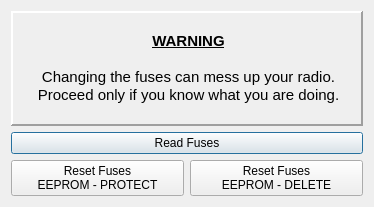
<?xml version="1.0" encoding="UTF-8"?>
<ui version="4.0">
 <class>fusesDialog</class>
 <widget class="QDialog" name="fusesDialog">
  <property name="geometry">
   <rect>
    <x>0</x>
    <y>0</y>
    <width>374</width>
    <height>207</height>
   </rect>
  </property>
  <property name="windowTitle">
   <string>Fuses</string>
  </property>
  <property name="windowIcon">
   <iconset resource="eepe.qrc">
    <normaloff>:/images/fuses.png</normaloff>:/images/fuses.png</iconset>
  </property>
  <layout class="QGridLayout" name="gridLayout">
   <item row="1" column="0" colspan="2">
    <widget class="QPushButton" name="readFuses">
     <property name="whatsThis">
      <string>&lt;!DOCTYPE HTML PUBLIC &quot;-//W3C//DTD HTML 4.0//EN&quot; &quot;http://www.w3.org/TR/REC-html40/strict.dtd&quot;&gt;
&lt;html&gt;&lt;head&gt;&lt;meta name=&quot;qrichtext&quot; content=&quot;1&quot; /&gt;&lt;style type=&quot;text/css&quot;&gt;
p, li { white-space: pre-wrap; }
&lt;/style&gt;&lt;/head&gt;&lt;body style=&quot; font-family:'MS Shell Dlg 2'; font-size:8.25pt; font-weight:400; font-style:normal;&quot;&gt;
&lt;p style=&quot; margin-top:0px; margin-bottom:0px; margin-left:0px; margin-right:0px; -qt-block-indent:0; text-indent:0px;&quot;&gt;&lt;span style=&quot; font-size:8pt;&quot;&gt;Reads the current fuses in the AVR AtMega 64 controller.&lt;/span&gt;&lt;/p&gt;
&lt;p style=&quot;-qt-paragraph-type:empty; margin-top:0px; margin-bottom:0px; margin-left:0px; margin-right:0px; -qt-block-indent:0; text-indent:0px; font-size:8pt;&quot;&gt;&lt;/p&gt;
&lt;p style=&quot; margin-top:0px; margin-bottom:0px; margin-left:0px; margin-right:0px; -qt-block-indent:0; text-indent:0px;&quot;&gt;&lt;span style=&quot; font-size:8pt;&quot;&gt;Proper states:&lt;/span&gt;&lt;/p&gt;
&lt;p style=&quot; margin-top:0px; margin-bottom:0px; margin-left:0px; margin-right:0px; -qt-block-indent:0; text-indent:0px;&quot;&gt;&lt;span style=&quot; font-size:8pt;&quot;&gt;EEPROM erase fuse not set: 0E, 81, FF&lt;/span&gt;&lt;/p&gt;
&lt;p style=&quot; margin-top:0px; margin-bottom:0px; margin-left:0px; margin-right:0px; -qt-block-indent:0; text-indent:0px;&quot;&gt;&lt;span style=&quot; font-size:8pt;&quot;&gt;EEPROM erase fuse set: 0E, 89, FF&lt;/span&gt;&lt;/p&gt;&lt;/body&gt;&lt;/html&gt;</string>
     </property>
     <property name="text">
      <string>Read Fuses</string>
     </property>
    </widget>
   </item>
   <item row="2" column="0">
    <widget class="QPushButton" name="resetFuses_EEprotect">
     <property name="whatsThis">
      <string>&lt;!DOCTYPE HTML PUBLIC &quot;-//W3C//DTD HTML 4.0//EN&quot; &quot;http://www.w3.org/TR/REC-html40/strict.dtd&quot;&gt;
&lt;html&gt;&lt;head&gt;&lt;meta name=&quot;qrichtext&quot; content=&quot;1&quot; /&gt;&lt;style type=&quot;text/css&quot;&gt;
p, li { white-space: pre-wrap; }
&lt;/style&gt;&lt;/head&gt;&lt;body style=&quot; font-family:'MS Shell Dlg 2'; font-size:8.25pt; font-weight:400; font-style:normal;&quot;&gt;
&lt;p style=&quot; margin-top:0px; margin-bottom:0px; margin-left:0px; margin-right:0px; -qt-block-indent:0; text-indent:0px;&quot;&gt;&lt;span style=&quot; font-weight:600; text-decoration: underline;&quot;&gt;Reset Fuses&lt;/span&gt;&lt;/p&gt;
&lt;p style=&quot; margin-top:0px; margin-bottom:0px; margin-left:0px; margin-right:0px; -qt-block-indent:0; text-indent:0px;&quot;&gt;Fuses in the AVR tell it how to behave.  Pressing this button sets the fuses to the default parameters needed in the er9x FW.&lt;/p&gt;
&lt;p style=&quot;-qt-paragraph-type:empty; margin-top:0px; margin-bottom:0px; margin-left:0px; margin-right:0px; -qt-block-indent:0; text-indent:0px;&quot;&gt;&lt;/p&gt;
&lt;p style=&quot; margin-top:0px; margin-bottom:0px; margin-left:0px; margin-right:0px; -qt-block-indent:0; text-indent:0px;&quot;&gt;&lt;span style=&quot; font-weight:600; text-decoration: underline;&quot;&gt;WARNING&lt;/span&gt;&lt;/p&gt;
&lt;p style=&quot; margin-top:0px; margin-bottom:0px; margin-left:0px; margin-right:0px; -qt-block-indent:0; text-indent:0px;&quot;&gt;Setting fuses can lead to problems and even a total lockout from your controller.  Do this only if you know what you are doing.&lt;/p&gt;
&lt;p style=&quot;-qt-paragraph-type:empty; margin-top:0px; margin-bottom:0px; margin-left:0px; margin-right:0px; -qt-block-indent:0; text-indent:0px;&quot;&gt;&lt;/p&gt;
&lt;p style=&quot; margin-top:0px; margin-bottom:0px; margin-left:0px; margin-right:0px; -qt-block-indent:0; text-indent:0px;&quot;&gt;When in doubt consult either the project's page or the forums @ RCG and RXModelreviews.&lt;/p&gt;
&lt;p style=&quot;-qt-paragraph-type:empty; margin-top:0px; margin-bottom:0px; margin-left:0px; margin-right:0px; -qt-block-indent:0; text-indent:0px;&quot;&gt;&lt;/p&gt;
&lt;p style=&quot; margin-top:0px; margin-bottom:0px; margin-left:0px; margin-right:0px; -qt-block-indent:0; text-indent:0px;&quot;&gt;If you do get locked out - go to the project's homepage and lookup &amp;quot;dealing with Fuse Bricks&amp;quot;.&lt;/p&gt;&lt;/body&gt;&lt;/html&gt;</string>
     </property>
     <property name="text">
      <string>Reset Fuses
EEPROM - PROTECT</string>
     </property>
    </widget>
   </item>
   <item row="2" column="1">
    <widget class="QPushButton" name="resetFuses_EEdelete">
     <property name="whatsThis">
      <string>&lt;!DOCTYPE HTML PUBLIC &quot;-//W3C//DTD HTML 4.0//EN&quot; &quot;http://www.w3.org/TR/REC-html40/strict.dtd&quot;&gt;
&lt;html&gt;&lt;head&gt;&lt;meta name=&quot;qrichtext&quot; content=&quot;1&quot; /&gt;&lt;style type=&quot;text/css&quot;&gt;
p, li { white-space: pre-wrap; }
&lt;/style&gt;&lt;/head&gt;&lt;body style=&quot; font-family:'MS Shell Dlg 2'; font-size:8.25pt; font-weight:400; font-style:normal;&quot;&gt;
&lt;p style=&quot; margin-top:0px; margin-bottom:0px; margin-left:0px; margin-right:0px; -qt-block-indent:0; text-indent:0px;&quot;&gt;&lt;span style=&quot; font-weight:600; text-decoration: underline;&quot;&gt;Reset Fuses&lt;/span&gt;&lt;/p&gt;
&lt;p style=&quot; margin-top:0px; margin-bottom:0px; margin-left:0px; margin-right:0px; -qt-block-indent:0; text-indent:0px;&quot;&gt;Fuses in the AVR tell it how to behave.  Pressing this button sets the fuses to the default parameters needed in the er9x FW.&lt;/p&gt;
&lt;p style=&quot;-qt-paragraph-type:empty; margin-top:0px; margin-bottom:0px; margin-left:0px; margin-right:0px; -qt-block-indent:0; text-indent:0px;&quot;&gt;&lt;/p&gt;
&lt;p style=&quot; margin-top:0px; margin-bottom:0px; margin-left:0px; margin-right:0px; -qt-block-indent:0; text-indent:0px;&quot;&gt;&lt;span style=&quot; font-weight:600; text-decoration: underline;&quot;&gt;WARNING&lt;/span&gt;&lt;/p&gt;
&lt;p style=&quot; margin-top:0px; margin-bottom:0px; margin-left:0px; margin-right:0px; -qt-block-indent:0; text-indent:0px;&quot;&gt;Setting fuses can lead to problems and even a total lockout from your controller.  Do this only if you know what you are doing.&lt;/p&gt;
&lt;p style=&quot;-qt-paragraph-type:empty; margin-top:0px; margin-bottom:0px; margin-left:0px; margin-right:0px; -qt-block-indent:0; text-indent:0px;&quot;&gt;&lt;/p&gt;
&lt;p style=&quot; margin-top:0px; margin-bottom:0px; margin-left:0px; margin-right:0px; -qt-block-indent:0; text-indent:0px;&quot;&gt;When in doubt consult either the project's page or the forums @ RCG and RXModelreviews.&lt;/p&gt;
&lt;p style=&quot;-qt-paragraph-type:empty; margin-top:0px; margin-bottom:0px; margin-left:0px; margin-right:0px; -qt-block-indent:0; text-indent:0px;&quot;&gt;&lt;/p&gt;
&lt;p style=&quot; margin-top:0px; margin-bottom:0px; margin-left:0px; margin-right:0px; -qt-block-indent:0; text-indent:0px;&quot;&gt;If you do get locked out - go to the project's homepage and lookup &amp;quot;dealing with Fuse Bricks&amp;quot;.&lt;/p&gt;&lt;/body&gt;&lt;/html&gt;</string>
     </property>
     <property name="text">
      <string>Reset Fuses
EEPROM - DELETE</string>
     </property>
    </widget>
   </item>
   <item row="0" column="0" colspan="2">
    <widget class="QLabel" name="label">
     <property name="frameShape">
      <enum>QFrame::Panel</enum>
     </property>
     <property name="frameShadow">
      <enum>QFrame::Raised</enum>
     </property>
     <property name="lineWidth">
      <number>2</number>
     </property>
     <property name="text">
      <string>&lt;!DOCTYPE HTML PUBLIC &quot;-//W3C//DTD HTML 4.0//EN&quot; &quot;http://www.w3.org/TR/REC-html40/strict.dtd&quot;&gt;
&lt;html&gt;&lt;head&gt;&lt;meta name=&quot;qrichtext&quot; content=&quot;1&quot; /&gt;&lt;style type=&quot;text/css&quot;&gt;
p, li { white-space: pre-wrap; }
&lt;/style&gt;&lt;/head&gt;&lt;body style=&quot; font-family:'Ubuntu'; font-size:11pt; font-weight:400; font-style:normal;&quot;&gt;
&lt;p align=&quot;center&quot; style=&quot; margin-top:0px; margin-bottom:0px; margin-left:0px; margin-right:0px; -qt-block-indent:0; text-indent:0px;&quot;&gt;&lt;span style=&quot; font-weight:600; text-decoration: underline;&quot;&gt;WARNING&lt;/span&gt;&lt;/p&gt;
&lt;p align=&quot;center&quot; style=&quot;-qt-paragraph-type:empty; margin-top:0px; margin-bottom:0px; margin-left:0px; margin-right:0px; -qt-block-indent:0; text-indent:0px; font-weight:600; text-decoration: underline;&quot;&gt;&lt;/p&gt;
&lt;p align=&quot;center&quot; style=&quot; margin-top:0px; margin-bottom:0px; margin-left:0px; margin-right:0px; -qt-block-indent:0; text-indent:0px;&quot;&gt;Changing the fuses can mess up your radio.&lt;/p&gt;
&lt;p align=&quot;center&quot; style=&quot; margin-top:0px; margin-bottom:0px; margin-left:0px; margin-right:0px; -qt-block-indent:0; text-indent:0px;&quot;&gt;Proceed only if you know what you are doing.&lt;/p&gt;&lt;/body&gt;&lt;/html&gt;</string>
     </property>
    </widget>
   </item>
  </layout>
 </widget>
 <resources>
  <include location="eepe.qrc"/>
 </resources>
 <connections/>
</ui>
